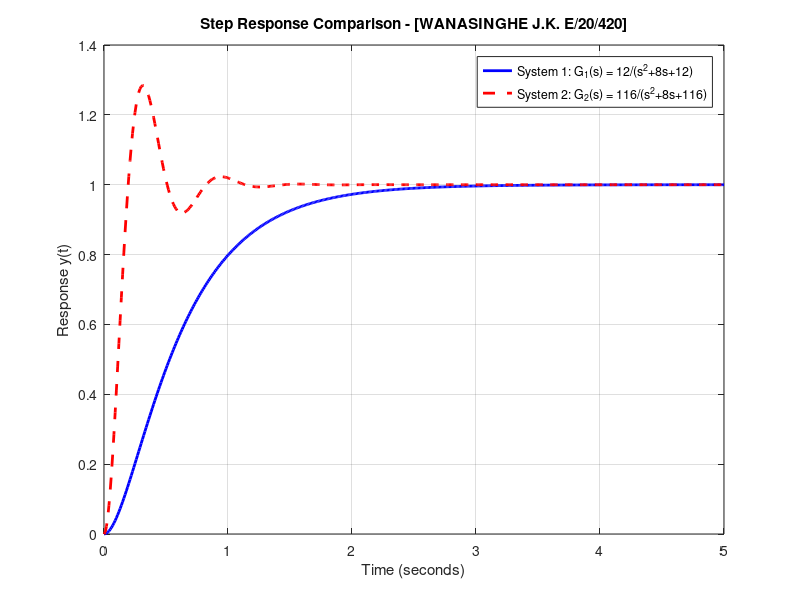

Write the MATLAB code that produced this figure.
% Define transfer functions for both systems
% System 1: G1(s) = 12/(s^2 + 8s + 12)
num1 = 12;
den1 = [1 8 12];
G1 = tf(num1, den1);

% System 2: G2(s) = 116/(s^2 + 8s + 116)
num2 = 116;
den2 = [1 8 116];
G2 = tf(num2, den2);

% Create time vector for plotting
t = 0:0.01:5;  % 5 seconds with 0.01 step size

% Calculate step responses
[y1, t1] = step(G1, t);
[y2, t2] = step(G2, t);

% Create the plot
figure;
plot(t1, y1, 'b-', 'LineWidth', 2);
hold on;
plot(t2, y2, 'r--', 'LineWidth', 2);
grid on;

% Add labels and title with your name
xlabel('Time (seconds)');
ylabel('Response y(t)');
title('Step Response Comparison - [WANASINGHE J.K. E/20/420]');  % Replace [Your Name] with your actual name
legend('System 1: G_1(s) = 12/(s^2+8s+12)', 'System 2: G_2(s) = 116/(s^2+8s+116)', 'Location', 'best');

% Optional: Display poles and zeros information
fprintf('System 1 Poles: ');
disp(pole(G1));
fprintf('System 1 Zeros: ');
disp(zero(G1));
fprintf('\nSystem 2 Poles: ');
disp(pole(G2));
fprintf('System 2 Zeros: ');
disp(zero(G2));

% Optional: Display final values
fprintf('\nFinal Value System 1: %.4f\n', dcgain(G1));
fprintf('Final Value System 2: %.4f\n', dcgain(G2));
